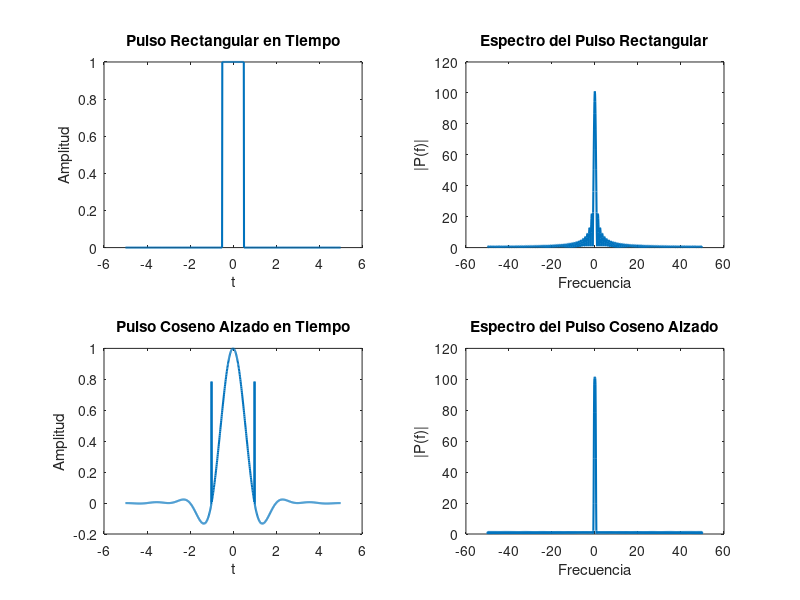

Write MATLAB code to recreate this figure.
clc; clear; close all;

%% Parámetros
T = 1;              % Duración del símbolo
Fs = 100;           % Frecuencia de muestreo
t = -5*T:1/Fs:5*T;  % Vector de tiempo
beta = 0.5;         % Roll-off

%% Pulso rectangular
p_rect = double(abs(t) <= T/2);

%% Pulso coseno alzado
p_rc = sinc(t/T) .* cos(pi*beta*t/T) ./ (1 - (2*beta*t/T).^2);
p_rc(t==T/(2*beta)) = pi/4; % evitar NaN en t = ±T/(2*β)
p_rc(t==-T/(2*beta)) = pi/4;

%% Transformada de Fourier
N = length(t);
f = (-N/2:N/2-1)*(Fs/N);

P_rect = abs(fftshift(fft(p_rect)));
P_rc = abs(fftshift(fft(p_rc)));

%% Graficas
figure;
subplot(2,2,1)
plot(t, p_rect,'LineWidth',1.5)
title('Pulso Rectangular en Tiempo')
xlabel('t'); ylabel('Amplitud')

subplot(2,2,2)
plot(f, P_rect,'LineWidth',1.5)
title('Espectro del Pulso Rectangular')
xlabel('Frecuencia'); ylabel('|P(f)|')

subplot(2,2,3)
plot(t, p_rc,'LineWidth',1.5)
title('Pulso Coseno Alzado en Tiempo')
xlabel('t'); ylabel('Amplitud')

subplot(2,2,4)
plot(f, P_rc,'LineWidth',1.5)
title('Espectro del Pulso Coseno Alzado')
xlabel('Frecuencia'); ylabel('|P(f)|')

